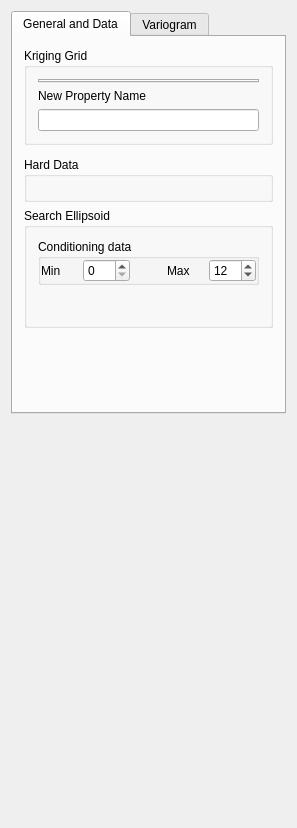
<?xml version="1.0" encoding="UTF-8"?>
<ui version="4.0">
 <class>Kriging_Parameters</class>
 <widget class="QWidget" name="Kriging_Parameters">
  <property name="geometry">
   <rect>
    <x>0</x>
    <y>0</y>
    <width>297</width>
    <height>828</height>
   </rect>
  </property>
  <property name="windowTitle">
   <string>Kriging Parameters</string>
  </property>
  <property name="AlgorithmCategory" stdset="0">
   <string>Estimation</string>
  </property>
  <property name="AlgorithmDescription" stdset="0">
   <string>GK Estimation with LVA by GAs</string>
  </property>
  <layout class="QVBoxLayout" name="verticalLayout_4">
   <item>
    <widget class="QTabWidget" name="tabWidget3">
     <property name="currentIndex">
      <number>0</number>
     </property>
     <widget class="QWidget" name="tab">
      <attribute name="title">
       <string>General and Data</string>
      </attribute>
      <layout class="QVBoxLayout" name="verticalLayout_3">
       <item>
        <widget class="QGroupBox" name="SimulationGrid">
         <property name="maximumSize">
          <size>
           <width>32767</width>
           <height>140</height>
          </size>
         </property>
         <property name="title">
          <string>Kriging Grid</string>
         </property>
         <layout class="QVBoxLayout" name="verticalLayout">
          <item>
           <widget class="GridSelector" name="Grid_Name">
            <property name="currentIndex">
             <number>1</number>
            </property>
           </widget>
          </item>
          <item>
           <widget class="QLabel" name="TextLabel2">
            <property name="text">
             <string>New Property Name</string>
            </property>
            <property name="wordWrap">
             <bool>false</bool>
            </property>
           </widget>
          </item>
          <item>
           <widget class="QLineEdit" name="Property_Name"/>
          </item>
         </layout>
        </widget>
       </item>
       <item>
        <widget class="KrigingTypeSelector" name="Kriging_Type"/>
       </item>
       <item>
        <widget class="QGroupBox" name="GroupBox3">
         <property name="title">
          <string>Hard Data</string>
         </property>
         <layout class="QHBoxLayout">
          <property name="spacing">
           <number>6</number>
          </property>
          <property name="margin">
           <number>11</number>
          </property>
          <item>
           <widget class="PropertySelector" name="Hard_Data"/>
          </item>
         </layout>
        </widget>
       </item>
       <item>
        <widget class="QGroupBox" name="GroupBox9">
         <property name="title">
          <string>Search Ellipsoid</string>
         </property>
         <layout class="QVBoxLayout" name="verticalLayout_2">
          <item>
           <widget class="QGroupBox" name="groupBox5">
            <property name="title">
             <string>Conditioning data</string>
            </property>
            <layout class="QGridLayout">
             <property name="margin">
              <number>0</number>
             </property>
             <item row="0" column="0">
              <layout class="QHBoxLayout">
               <property name="margin">
                <number>0</number>
               </property>
               <item>
                <widget class="QLabel" name="TextLabel2_2_2_2_3">
                 <property name="text">
                  <string>Min</string>
                 </property>
                 <property name="wordWrap">
                  <bool>false</bool>
                 </property>
                </widget>
               </item>
               <item>
                <widget class="QSpinBox" name="Min_Conditioning_Data">
                 <property name="minimum">
                  <number>0</number>
                 </property>
                 <property name="maximum">
                  <number>200</number>
                 </property>
                 <property name="value">
                  <number>0</number>
                 </property>
                </widget>
               </item>
               <item>
                <spacer>
                 <property name="orientation">
                  <enum>Qt::Vertical</enum>
                 </property>
                 <property name="sizeType">
                  <enum>QSizePolicy::Expanding</enum>
                 </property>
                 <property name="sizeHint" stdset="0">
                  <size>
                   <width>31</width>
                   <height>20</height>
                  </size>
                 </property>
                </spacer>
               </item>
               <item>
                <widget class="QLabel" name="TextLabel2_2_2_2_3_2">
                 <property name="text">
                  <string>Max</string>
                 </property>
                 <property name="wordWrap">
                  <bool>false</bool>
                 </property>
                </widget>
               </item>
               <item>
                <widget class="QSpinBox" name="Max_Conditioning_Data">
                 <property name="minimum">
                  <number>0</number>
                 </property>
                 <property name="maximum">
                  <number>200</number>
                 </property>
                 <property name="value">
                  <number>12</number>
                 </property>
                </widget>
               </item>
              </layout>
             </item>
            </layout>
           </widget>
          </item>
          <item>
           <widget class="EllipsoidInput" name="Search_Ellipsoid">
            <property name="title" stdset="0">
             <string/>
            </property>
           </widget>
          </item>
          <item>
           <widget class="AdvancedNeighborhoodInput" name="AdvancedSearch"/>
          </item>
          <item>
           <spacer name="spacer">
            <property name="orientation">
             <enum>Qt::Vertical</enum>
            </property>
            <property name="sizeType">
             <enum>QSizePolicy::Expanding</enum>
            </property>
            <property name="sizeHint" stdset="0">
             <size>
              <width>20</width>
              <height>17</height>
             </size>
            </property>
           </spacer>
          </item>
         </layout>
        </widget>
       </item>
       <item>
        <spacer>
         <property name="orientation">
          <enum>Qt::Vertical</enum>
         </property>
         <property name="sizeType">
          <enum>QSizePolicy::Expanding</enum>
         </property>
         <property name="sizeHint" stdset="0">
          <size>
           <width>20</width>
           <height>31</height>
          </size>
         </property>
        </spacer>
       </item>
      </layout>
     </widget>
     <widget class="QWidget" name="tab">
      <attribute name="title">
       <string>Variogram</string>
      </attribute>
      <layout class="QVBoxLayout">
       <property name="margin">
        <number>0</number>
       </property>
       <item>
        <widget class="QGroupBox" name="GroupBox11">
         <property name="title">
          <string>Variogram</string>
         </property>
         <layout class="QVBoxLayout">
          <property name="spacing">
           <number>6</number>
          </property>
          <property name="margin">
           <number>11</number>
          </property>
          <item>
           <widget class="VariogramInput" name="Variogram"/>
          </item>
         </layout>
        </widget>
       </item>
       <item>
        <spacer>
         <property name="orientation">
          <enum>Qt::Vertical</enum>
         </property>
         <property name="sizeType">
          <enum>QSizePolicy::Expanding</enum>
         </property>
         <property name="sizeHint" stdset="0">
          <size>
           <width>20</width>
           <height>131</height>
          </size>
         </property>
        </spacer>
       </item>
      </layout>
     </widget>
    </widget>
   </item>
   <item>
    <spacer>
     <property name="orientation">
      <enum>Qt::Vertical</enum>
     </property>
     <property name="sizeType">
      <enum>QSizePolicy::Expanding</enum>
     </property>
     <property name="sizeHint" stdset="0">
      <size>
       <width>20</width>
       <height>16</height>
      </size>
     </property>
    </spacer>
   </item>
  </layout>
 </widget>
 <layoutdefault spacing="6" margin="11"/>
 <pixmapfunction>qPixmapFromMimeSource</pixmapfunction>
 <customwidgets>
  <customwidget>
   <class>VariogramInput</class>
   <extends>QWidget</extends>
   <header>GsTLAppli/extra/qtplugins/variogram_input.h</header>
  </customwidget>
  <customwidget>
   <class>KrigingTypeSelector</class>
   <extends>QWidget</extends>
   <header>GsTLAppli/extra/qtplugins/kriging_type_selector.h</header>
  </customwidget>
  <customwidget>
   <class>EllipsoidInput</class>
   <extends>QWidget</extends>
   <header>GsTLAppli/extra/qtplugins/ellipsoid_input.h</header>
  </customwidget>
  <customwidget>
   <class>GridSelector</class>
   <extends>QTabWidget</extends>
   <header>GsTLAppli/extra/qtplugins/selectors.h</header>
  </customwidget>
  <customwidget>
   <class>AdvancedNeighborhoodInput</class>
   <extends>QWidget</extends>
   <header>GsTLAppli/extra/qtplugins/neighborhood_filter_input.h</header>
  </customwidget>
  <customwidget>
   <class>PropertySelector</class>
   <extends>QWidget</extends>
   <header>GsTLAppli/extra/qtplugins/selectors.h</header>
  </customwidget>
 </customwidgets>
 <includes>
  <include location="local">gridselector.h</include>
  <include location="local">krigingtypeselector.h</include>
  <include location="local">propertyselector.h</include>
  <include location="local">ellipsoidinput.h</include>
  <include location="local">gstl_table.h</include>
  <include location="local">gstl_table.h</include>
  <include location="local">variograminput.h</include>
 </includes>
 <resources/>
 <connections/>
</ui>
